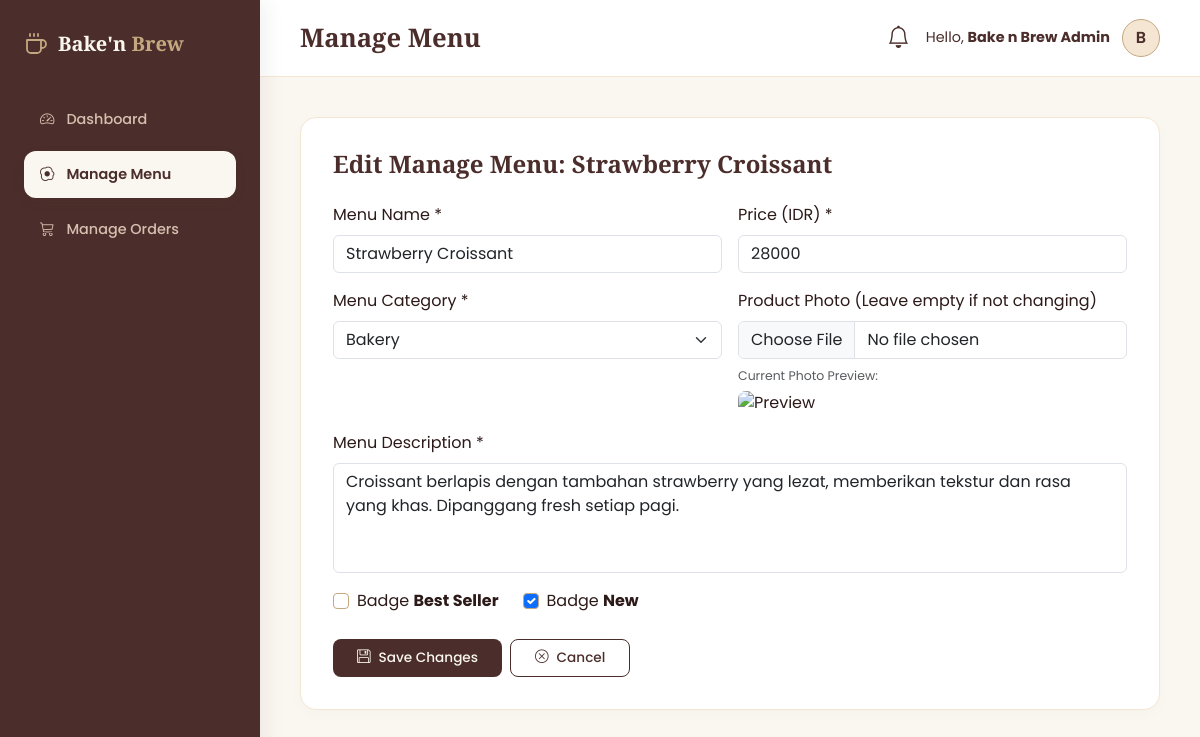
/admin/produk.php?action=edit&id=3 (signed in), run on the app's committed database.
### tables this page shows
CREATE TABLE `products` (
  `id` INT AUTO_INCREMENT PRIMARY KEY,
  `name` VARCHAR(100) NOT NULL,
  `price` INT NOT NULL,
  `description` TEXT NOT NULL,
  `image` VARCHAR(255) NOT NULL,
  `category` ENUM('bakery', 'coffee', 'non-coffee') NOT NULL,
  `is_bestseller` TINYINT(1) DEFAULT 0,
  `is_new` TINYINT(1) DEFAULT 0,
  `created_at` TIMESTAMP DEFAULT CURRENT_TIMESTAMP,
  INDEX `idx_products_category` (`category`),
  INDEX `idx_products_bestseller` (`is_bestseller`),
  INDEX `idx_products_new` (`is_new`)
);

### admin/lang.php (called while the page is built, shortened)
<?php
$lang_code = (isset($admin_data['lang']) && $admin_data['lang'] === 'id') ? 'id' : 'en';
if (!function_exists('__')) {
    function __($key) {
        global $dict, $lang_code;
        return isset($dict[$lang_code][$key]) ? $dict[$lang_code][$key] : (isset($dict['id'][$key]) ? $dict['id'][$key] : $key);
    }
}

### admin/produk.php (the view, shortened to what this page needs)
<?php
require_once '../config/koneksi.php';
$admin_data = null;
if (isset($_SESSION['admin_username'])) {
    if ($is_db_online) {
        $stmt = $pdo->prepare("SELECT * FROM `admin` WHERE `username` = ?");
        $stmt->execute([$_SESSION['admin_username']]);
        $admin_data = $stmt->fetch();
    }
}
require_once 'lang.php';
$action = isset($_GET['action']) ? $_GET['action'] : 'list';
$upload_dir = '../public/images/products/';
?>
<!DOCTYPE html>
<html lang="id">
<head>
    <link href="https://cdn.jsdelivr.net/npm/bootstrap@5.3.3/dist/css/bootstrap.min.css" rel="stylesheet" />
    <link href="https://cdn.jsdelivr.net/npm/bootstrap-icons@1.11.3/font/bootstrap-icons.css" rel="stylesheet" />
    <link rel="stylesheet" href="admin-style.css?v=5.2" />
</head>
<body>
<div class="sidebar">
    <a href="dashboard.php" class="sidebar-brand">
        <h4>Bake'n <span>Brew</span></h4>
    </a>
    <div class="sidebar-nav">
        <a href="dashboard.php" class="nav-item-admin">
            <i class="bi bi-speedometer2"></i> <?= __('nav_dashboard') ?>
        </a>
        <a href="produk.php" class="nav-item-admin active">
            <i class="bi bi-egg-fried"></i> <?= __('nav_menu') ?>
        </a>
        <a href="pesanan.php" class="nav-item-admin">
            <i class="bi bi-cart3"></i> <?= __('nav_orders') ?>
        </a>
    </div>
</div>
<div class="main-wrapper">
    <header class="top-header">
        <h2><?= __('menu_title') ?></h2>
        <div class="d-flex align-items-center gap-3">
            <div class="dropdown" id="notificationDropdown">
                <a href="#" class="position-relative text-decoration-none dropdown-toggle-no-caret" id="notifBell" data-bs-toggle="dropdown" aria-expanded="false" style="color: var(--brown-dark);">
                    <i class="bi bi-bell" style="font-size: 1.4rem;"></i>
                </a>
            </div>
            <div class="dropdown">
                <a href="#" class="d-flex align-items-center gap-2 text-decoration-none dropdown-toggle" data-bs-toggle="dropdown" aria-expanded="false" style="color: var(--brown-dark);">
                    <span class="d-none d-sm-inline font-weight-medium me-1" style="font-size: 0.9rem;"><?= __('halo') ?>, <strong><?= htmlspecialchars($admin_data['fullname'] ?? $admin_data['username'] ?? 'Admin') ?></strong></span>
                    <?php
                    $avatar_img = '';
                    $initial = strtoupper(substr($admin_data['fullname'] ?? $admin_data['username'] ?? 'A', 0, 1));
                    if ($avatar_img && file_exists($avatar_img)):
                    ?>
                        <img src="<?= $avatar_img ?>" alt="Avatar" class="admin-avatar" style="width: 38px; height: 38px; object-fit: cover; border-radius: 50%; border: 1px solid var(--accent-gold);" />
                    <?php else: ?>
                        <div class="admin-avatar"><?= $initial ?></div>
                    <?php endif; ?>
                </a>
            </div>
        </div>
    </header>
    <main class="page-content">
        <?php if ($action === 'add' || $action === 'edit'):
            $form_title = __('btn_add_menu_new');
            $name_val = '';
            $price_val = '';
            $desc_val = '';
            $cat_val = 'bakery';
            $best_checked = '';
            $new_checked = '';
            $img_preview = '';
            if ($action === 'edit' && isset($_GET['id'])) {
                $id = intval($_GET['id']);
                $stmt_fetch = $pdo->prepare("SELECT * FROM `products` WHERE `id` = ?");
                $stmt_fetch->execute([$id]);
                $prod = $stmt_fetch->fetch();
                if ($prod) {
                    $form_title = __('btn_edit') . ' ' . __('nav_menu') . ': ' . htmlspecialchars($prod['name']);
                    $name_val = $prod['name'];
                    $price_val = $prod['price'];
                    $desc_val = $prod['description'];
                    $cat_val = $prod['category'];
                    $best_checked = $prod['is_bestseller'] ? 'checked' : '';
                    $new_checked = $prod['is_new'] ? 'checked' : '';
                    if (!empty($prod['image'])) {
                        if (str_starts_with($prod['image'], 'http')) {
                            $img_preview = $prod['image'];
                        } else {
                            $img_preview = $upload_dir . $prod['image'];
                        }
                    }
                } else {
                    echo "<div class='alert alert-danger'>Menu tidak ditemukan.</div>";
                    exit;
                }
            }
        ?>
            <div class="admin-card">
                <h4><?= $form_title ?></h4>
                <form method="POST" action="" enctype="multipart/form-data">
                    <div class="row g-3">
                        <div class="col-md-6">
                            <label class="form-label" for="name"><?= __('lbl_menu_name') ?> *</label>
                            <input type="text" class="form-control" id="name" name="name" value="<?= htmlspecialchars($name_val) ?>" required placeholder="<?= __('lbl_menu_name_placeholder') ?>" />
                        </div>
                        <div class="col-md-6">
                            <label class="form-label" for="price"><?= __('lbl_price') ?> *</label>
                            <input type="number" class="form-control" id="price" name="price" value="<?= htmlspecialchars($price_val) ?>" required placeholder="<?= __('lbl_price_placeholder') ?>" min="1000" />
                        </div>
                        <div class="col-md-6">
                            <label class="form-label" for="category"><?= __('lbl_category') ?> *</label>
                            <select class="form-select form-control" id="category" name="category" required>
                                <option value="bakery" <?= $cat_val === 'bakery' ? 'selected' : '' ?>>Bakery</option>
                            </select>
                        </div>
                        <div class="col-md-6">
                            <label class="form-label" for="image"><?= $action === 'add' ? __('lbl_photo_hint_add') : __('lbl_photo_hint_edit') ?></label>
                            <input type="file" class="form-control" id="image" name="image" <?= $action === 'add' ? 'required' : '' ?> accept="image/*" />
                            <?php if ($img_preview): ?>
                                <div class="mt-2">
                                    <span style="font-size: 0.78rem;" class="text-muted d-block mb-1"><?= $lang_code === 'en' ? 'Current Photo Preview:' : 'Preview Foto Saat Ini:' ?></span>
                                    <img src="<?= $img_preview ?>" alt="Preview" style="height: 80px; border-radius: var(--radius-sm); object-fit: cover;" />
                                </div>
                            <?php endif; ?>
                        </div>
                        <div class="col-12">
                            <label class="form-label" for="description"><?= __('lbl_description') ?> *</label>
                            <textarea class="form-control" id="description" name="description" rows="4" required placeholder="<?= __('lbl_description_placeholder') ?>" style="resize: none;"><?= htmlspecialchars($desc_val) ?></textarea>
                        </div>
                        <div class="col-md-6 d-flex gap-4 align-items-center mt-3">
                            <div class="form-check">
                                <input class="form-check-input" type="checkbox" id="is_bestseller" name="is_bestseller" value="1" <?= $best_checked ?> style="border-color: var(--accent-gold);" />
                                <label class="form-check-label" for="is_bestseller"><?= __('tbl_badge') ?> <strong>Best Seller</strong></label>
                            </div>
                            <div class="form-check">
                                <input class="form-check-input" type="checkbox" id="is_new" name="is_new" value="1" <?= $new_checked ?> style="border-color: var(--accent-gold);" />
                                <label class="form-check-label" for="is_new"><?= __('tbl_badge') ?> <strong>New</strong></label>
                            </div>
                        </div>
                        <div class="col-12 mt-4 d-flex gap-2">
                            <button type="submit" class="btn btn-admin-primary px-4 py-2">
                                <i class="bi bi-floppy me-2"></i><?= __('btn_save_changes') ?>
                            </button>
                            <a href="produk.php" class="btn btn-admin-outline px-4 py-2">
                                <i class="bi bi-x-circle me-2"></i><?= __('btn_cancel') ?>
                            </a>
                        </div>
                    </div>
                </form>
            </div>
                    </div>
        <?php endif; ?>
</body>
</html>

### admin/admin-style.css (style rules this page uses)
:root { --brown-dark: #4B2E2B; --brown-mid: #6E5F5D; --cream: #FAF6F0; --cream-dark: #F5E6D3; --beige: #D6BFAF; --accent-gold: #C5A880; --text-dark: #2C1A18; --text-mid: #6E5F5D; --radius-lg: 16px; --radius-md: 12px; --radius-sm: 8px; --transition: all 0.3s cubic-bezier(0.16, 1, 0.3, 1); }
body { background-color: var(--cream); font-family: 'Poppins', sans-serif; color: var(--text-dark); margin: 0; padding: 0; overflow-x: hidden; }
.sidebar { background-color: var(--brown-dark); color: var(--cream); width: 260px; height: 100vh; position: fixed; top: 0; left: 0; z-index: 100; display: flex; flex-direction: column; padding: 2rem 1.5rem; box-shadow: 4px 0 20px rgba(75, 46, 43, 0.08); }
.sidebar-brand { display: flex; align-items: center; gap: 10px; margin-bottom: 2.5rem; text-decoration: none; color: var(--cream); }
.sidebar-brand h4 { font-family: 'Playfair Display', serif; font-weight: 700; margin: 0; font-size: 1.25rem; }
.sidebar-brand h4 span { color: var(--accent-gold); }
.sidebar-nav { display: flex; flex-direction: column; gap: 8px; flex-grow: 1; }
.nav-item-admin { display: flex; align-items: center; gap: 12px; color: var(--beige); padding: 0.8rem 1rem; border-radius: var(--radius-md); text-decoration: none; font-weight: 500; font-size: 0.9rem; transition: var(--transition); }
.nav-item-admin.active { background-color: var(--cream); color: var(--brown-dark); font-weight: 600; box-shadow: 0 4px 12px rgba(75, 46, 43, 0.08); }
.main-wrapper { margin-left: 260px; min-height: 100vh; display: flex; flex-direction: column; }
.top-header { background: #ffffff; border-bottom: 1px solid var(--cream-dark); padding: 1.2rem 2.5rem; display: flex; justify-content: space-between; align-items: center; }
.top-header h2 { font-family: 'Playfair Display', serif; font-weight: 700; color: var(--brown-dark); margin: 0; font-size: 1.6rem; }
.top-header .admin-avatar { width: 38px; height: 38px; background-color: var(--cream-dark); color: var(--brown-dark); border-radius: 50%; display: flex; align-items: center; justify-content: center; font-weight: 600; border: 1px solid var(--accent-gold); }
.page-content { padding: 2.5rem; flex-grow: 1; }
.admin-card { background: #ffffff; border: 1px solid var(--cream-dark); border-radius: var(--radius-lg); padding: 2rem; box-shadow: 0 4px 15px rgba(75, 46, 43, 0.02); margin-bottom: 2rem; }
.admin-card h4 { font-family: 'Playfair Display', serif; color: var(--brown-dark); font-weight: 700; margin-bottom: 1.5rem; }
.btn-admin-primary { background-color: var(--brown-dark); color: var(--cream); border: none; border-radius: var(--radius-sm); padding: 0.5rem 1rem; font-size: 0.85rem; font-weight: 500; transition: var(--transition); }
.btn-admin-outline { background-color: transparent; color: var(--brown-dark); border: 1.5px solid var(--brown-dark); border-radius: var(--radius-sm); padding: 0.45rem 0.9rem; font-size: 0.85rem; font-weight: 500; transition: var(--transition); }
.dropdown-toggle::after { display: none !important; }
.dropdown-toggle { cursor: pointer !important; }
.dropdown-toggle-no-caret::after { display: none !important; }
.dropdown-toggle-no-caret { cursor: pointer !important; }

### data on the page
products: name "Strawberry Croissant", price "28000", category "Bakery"

### other printed values
__('nav_dashboard') "Dashboard"
__('nav_menu') "Manage Menu"
__('nav_orders') "Manage Orders"
__('menu_title') "Manage Menu"
__('halo') "Hello"
$admin_data['fullname'] "Bake n Brew Admin"
$initial "B"
$form_title "Edit Manage Menu: Strawberry Croissant"
__('lbl_menu_name') "Menu Name"
__('lbl_price') "Price (IDR)"
__('lbl_category') "Menu Category"
__('lbl_photo_hint_edit') "Product Photo (Leave empty if not changing)"
__('lbl_description') "Menu Description"
__('tbl_badge') "Badge"
__('btn_save_changes') "Save Changes"
